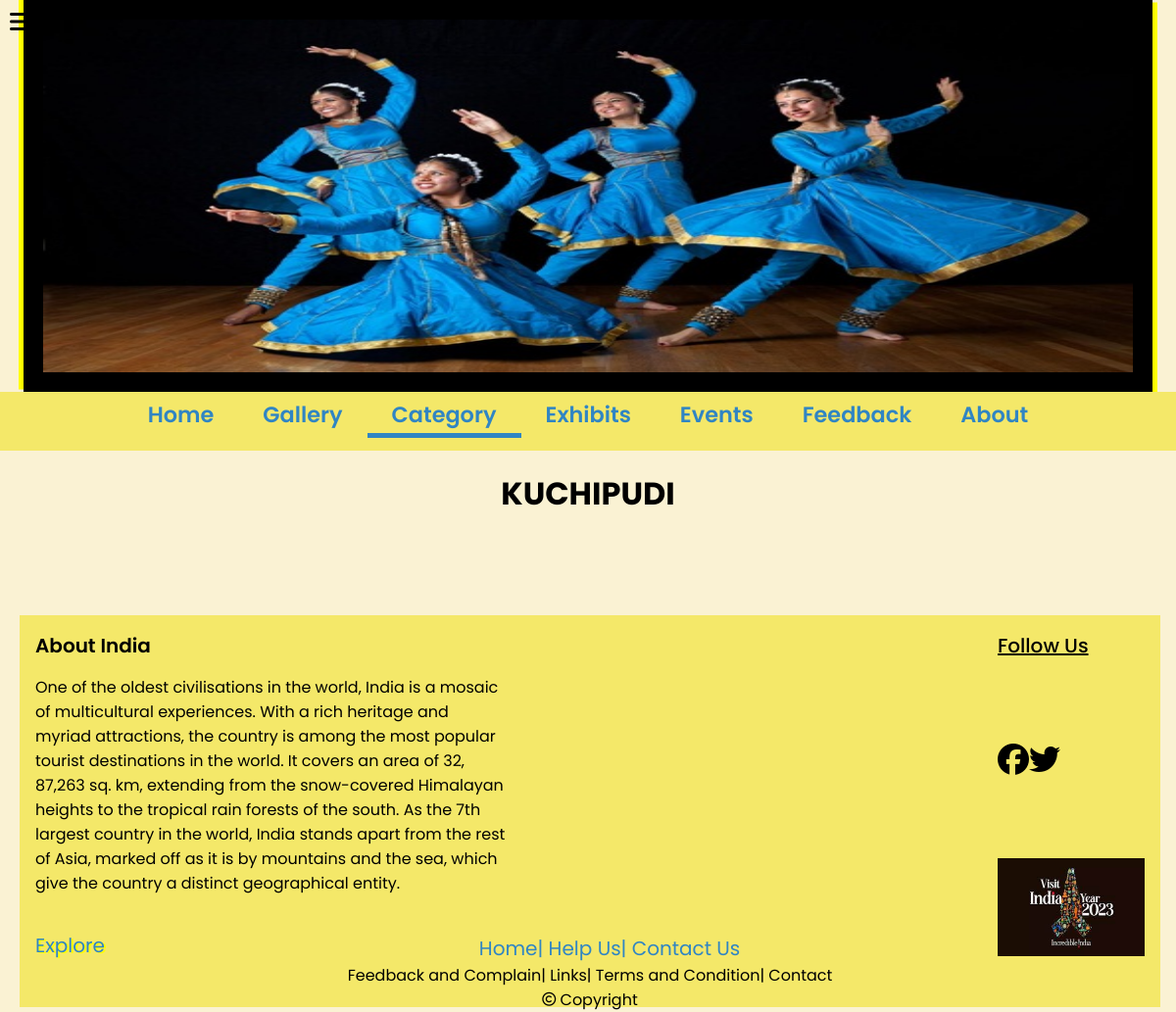
The page /kuchipudi.php on the database as committed earlier.
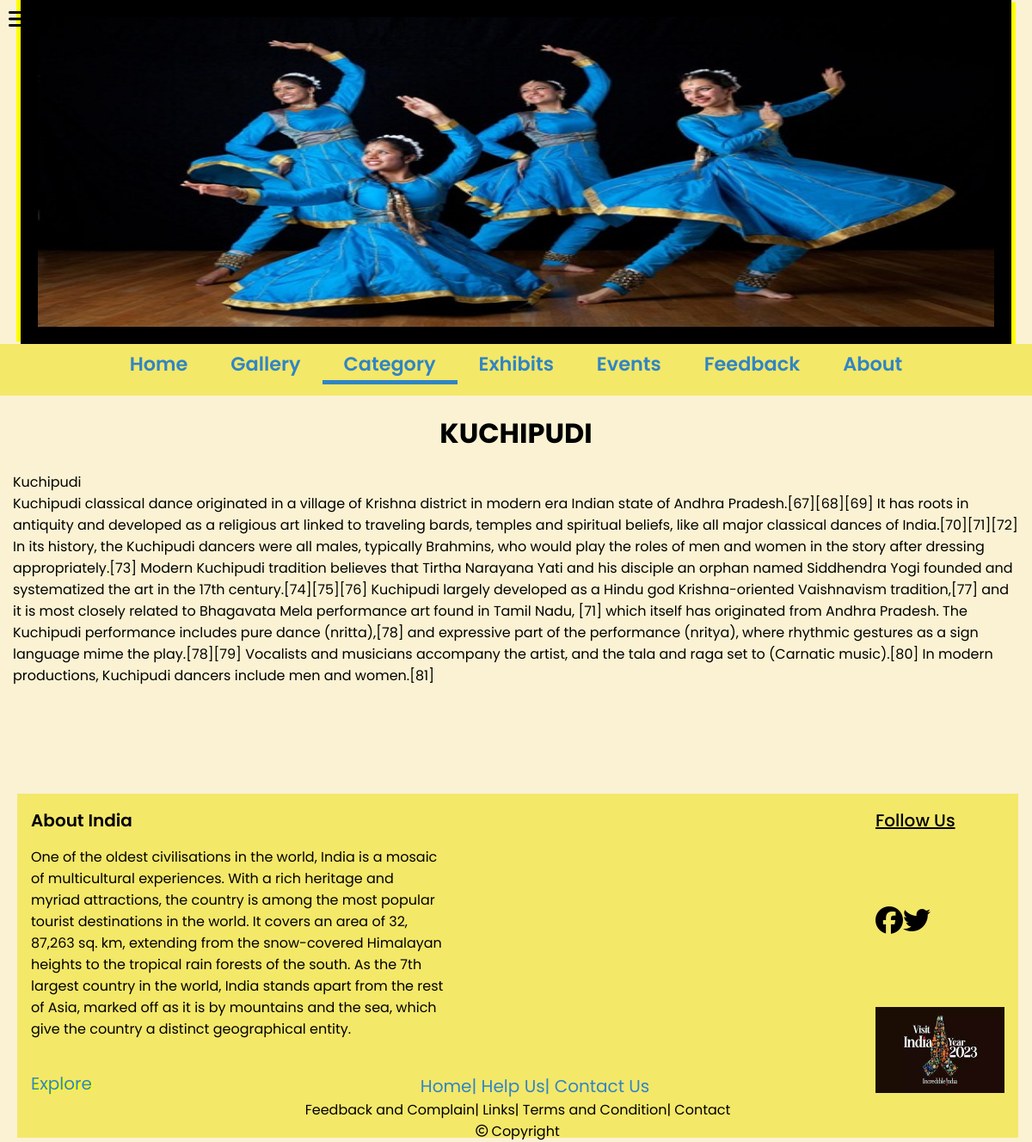
The same page on the database as committed later.
### tables this page shows
CREATE TABLE `dance` (
  `Sno` int(5) NOT NULL,
  `Name` varchar(100) NOT NULL,
  `description` varchar(5000) NOT NULL
);

### kuchipudi.php (the view, shortened to what this page needs)
<!DOCTYPE html>
<html lang="en">
    <head>
        <link rel="stylesheet" href="https://cdnjs.cloudflare.com/ajax/libs/font-awesome/6.4.2/css/all.min.css"
 />
        <link rel="stylesheet" href="style.css">
    </head>
    <body>
        <?php
            include "db_connection.php";
            $conn = mysqli_connect($servername, $username, $password, $dbname);
        ?>
        <div class="icon_option"><i class="fa-solid fa-bars fa-xl"></i></div>
        <div class="sidebar">
            <div class="main">
                <div class="banner">
                    <img src="imgs\kathak-dance-indian-classical-dance-forms.jpg" alt="Image">
                </div>
            <div class="navbar" id="navbar">
                <ul>
                    <li><a href="index.php">Home</a></li>
                    <li><a href="gallery.php">Gallery</a></li>
                    <li class="active"><a href="category.php">Category</a></li>
                    <li><a href="exhibits.php">Exhibits</a></li>
                    <li><a href="events.php">Events</a></li>
                    <li><a href="feedback.php">Feedback</a></li>
                    <li><a href="about.php">About</a></li>
                </ul>
            </div>
            <div class="topic">
            <h1> KUCHIPUDI </h1>
            <p>
            <?php
                        $sql_result = "SELECT name, description FROM dance WHERE Sno = 9";
                        $result = mysqli_query($conn, $sql_result);
                        if(mysqli_num_rows($result) > 0)
                        {
                            while($row = mysqli_fetch_assoc($result))
                            {
                                echo $row["name"]."<br>";
                                echo $row["description"]."<br><br>";
                            }
                        }
                    ?>
            </p>
        </div>
        </div>
            <div class="footer">
            <div class="footer_up">
                <div class="f-u-l">
                    <div class="india">
                        <div class="about_india">About India</div>
                        <div class="para">
                        One of the oldest civilisations in the world, India is a mosaic of multicultural experiences. With a rich heritage and myriad attractions, the country is among the most popular tourist destinations in the world. It covers an area of 32, 87,263 sq. km, extending from the snow-covered Himalayan heights to the tropical rain forests of the south. As the 7th largest country in the world, India stands apart from the rest of Asia, marked off as it is by mountains and the sea, which give the country a distinct geographical entity.
                        </div>
                        <div class="explore"><a href="index.php">Explore</a></div>
                    </div>
                </div>
                <div class="f-u-r">
                    <div class="F-options">
                        <a href="index.php"><div class="home">Home</div></a>
                        <a href="feedback.php"><div class="help-us">| Help Us</div></a>
                        <a href="about.php"><div class="contact-us">| Contact Us</div></a>
                    </div>
                    <div class="follow_us">
                        <div class="h">Follow Us</div>
                        <div class="icons"><i class="fa-brands fa-facebook fa-2xl"></i><i class="fa-brands fa-twitter fa-2xl"></i></div>
                        <div class="logo"><img src="imgs\logo.jpg" alt="logo"></div>
                    </div>
                </div>
            </div>
            <div class="footer_down">
                <div class="up">
                    <div class="feedback">Feedback and Complain</div>
                    <div class="links">| Links</div>
                    <div class="t-c">| Terms and Condition</div>
                    <div class="contact">| Contact</div>
                </div>
                <div class="copyright">
                    <i class="fa-regular fa-copyright fa-sm"></i> Copyright
                </div>
            </div>
        </div>
    </body>
</html>

Rows that differ between the two databases and show on the page:
added dance: Name "Kuchipudi", description "Kuchipudi classical dance originated in a village of Krishna district in modern era Indian state of Andhra Pradesh.[67][68][69] It has roots in antiquity and developed as a religious art linked to traveling bards, temples and spiritual beliefs, like all major classical dances of India.[70][71][72] In its history, the Kuchipudi dancers were all males, typically Brahmins, who would play the roles of men and women in the story after dressing appropriately.[73] Modern Kuchipudi tradition believes that Tirtha Narayana Yati and his disciple an orphan named Siddhendra Yogi founded and systematized the art in the 17th century.[74][75][76] Kuchipudi largely developed as a Hindu god Krishna-oriented…"
